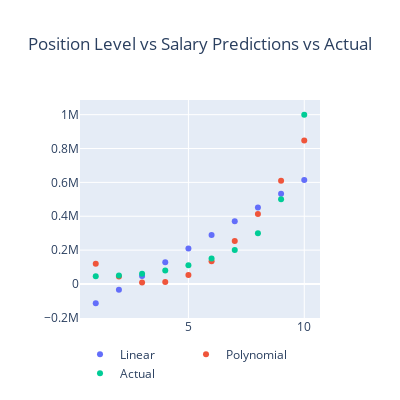

This figure's notebook cell:
### Markdown cell above
### Graphing Predictions vs Actual

### Code cell
fig = go.Figure()
fig.add_trace(go.Scatter(x=x.Level.values, y=y_pred_lin.flatten().round(2), mode='markers', name='Linear'))
fig.add_trace(go.Scatter(x=x.Level.values, y=y_pred_poly.flatten().round(2), mode='markers', name='Polynomial'))
fig.add_trace(go.Scatter(x=x.Level.values, y=y.Salary.values, mode='markers', name='Actual'))
fig.update_layout(
    title='Position Level vs Salary Predictions vs Actual'
    , title_x=.5
    , width=400
    , height=400
    , legend_orientation='h'
)
fig.show()

### Figure 1 — Plotly figure (JSON) as saved in the notebook; plotly's stock layout.template omitted (floating-point values rounded to 4 significant figures)
{"data": [{"mode": "markers", "name": "Linear", "type": "scatter", "x": [1, 2, 3, 4, 5, 6, 7, 8, 9, 10], "y": [-114500.0, -33580.0, 47300.0, 128200.0, 209100.0, 289900.0, 370800.0, 451700.0, 532600.0, 613500.0]}, {"mode": "markers", "name": "Polynomial", "type": "scatter", "x": [1, 2, 3, 4, 5, 6, 7, 8, 9, 10], "y": [118700.0, 44150.0, 8439.0, 11590.0, 53610.0, 134500.0, 254200.0, 412800.0, 610300.0, 846600.0]}, {"mode": "markers", "name": "Actual", "type": "scatter", "x": [1, 2, 3, 4, 5, 6, 7, 8, 9, 10], "y": [45000, 50000, 60000, 80000, 110000, 150000, 200000, 300000, 500000, 1000000]}], "layout": {"height": 400, "legend": {"orientation": "h"}, "title": {"text": "Position Level vs Salary Predictions vs Actual", "x": 0.5}, "width": 400}}
